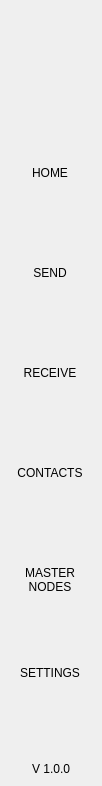
<?xml version="1.0" encoding="UTF-8"?>
<ui version="4.0">
 <class>NavMenuWidget</class>
 <widget class="QWidget" name="NavMenuWidget">
  <property name="geometry">
   <rect>
    <x>0</x>
    <y>0</y>
    <width>102</width>
    <height>786</height>
   </rect>
  </property>
  <property name="windowTitle">
   <string>Form</string>
  </property>
  <property name="styleSheet">
   <string notr="true">padding:0px;
border:none;
margin:0px;</string>
  </property>
  <layout class="QVBoxLayout" name="verticalLayout">
   <property name="spacing">
    <number>0</number>
   </property>
   <property name="leftMargin">
    <number>0</number>
   </property>
   <property name="topMargin">
    <number>0</number>
   </property>
   <property name="rightMargin">
    <number>0</number>
   </property>
   <property name="bottomMargin">
    <number>0</number>
   </property>
   <item>
    <widget class="QWidget" name="navContainer_2" native="true">
     <layout class="QVBoxLayout" name="navContainer" stretch="0,0,0,0">
      <property name="spacing">
       <number>0</number>
      </property>
      <property name="leftMargin">
       <number>0</number>
      </property>
      <property name="topMargin">
       <number>0</number>
      </property>
      <property name="rightMargin">
       <number>0</number>
      </property>
      <property name="bottomMargin">
       <number>10</number>
      </property>
      <item>
       <widget class="QPushButton" name="imgLogo">
        <property name="minimumSize">
         <size>
          <width>0</width>
          <height>120</height>
         </size>
        </property>
        <property name="focusPolicy">
         <enum>Qt::NoFocus</enum>
        </property>
        <property name="text">
         <string/>
        </property>
        <property name="iconSize">
         <size>
          <width>64</width>
          <height>64</height>
         </size>
        </property>
       </widget>
      </item>
      <item>
       <widget class="QScrollArea" name="scrollAreaNav">
        <property name="sizePolicy">
         <sizepolicy hsizetype="Expanding" vsizetype="Expanding">
          <horstretch>0</horstretch>
          <verstretch>0</verstretch>
         </sizepolicy>
        </property>
        <property name="minimumSize">
         <size>
          <width>0</width>
          <height>0</height>
         </size>
        </property>
        <property name="styleSheet">
         <string notr="true">QScrollBar {
height:0px;
 width:0px;
}

#scrollAreaNav{
background-color:transparent;
}</string>
        </property>
        <property name="horizontalScrollBarPolicy">
         <enum>Qt::ScrollBarAlwaysOff</enum>
        </property>
        <property name="sizeAdjustPolicy">
         <enum>QAbstractScrollArea::AdjustToContents</enum>
        </property>
        <property name="widgetResizable">
         <bool>true</bool>
        </property>
        <property name="alignment">
         <set>Qt::AlignLeading|Qt::AlignLeft|Qt::AlignTop</set>
        </property>
        <widget class="QWidget" name="scrollAreaNavVert">
         <property name="geometry">
          <rect>
           <x>0</x>
           <y>0</y>
           <width>100</width>
           <height>640</height>
          </rect>
         </property>
         <property name="sizePolicy">
          <sizepolicy hsizetype="Preferred" vsizetype="Expanding">
           <horstretch>0</horstretch>
           <verstretch>0</verstretch>
          </sizepolicy>
         </property>
         <property name="minimumSize">
          <size>
           <width>0</width>
           <height>0</height>
          </size>
         </property>
         <property name="autoFillBackground">
          <bool>false</bool>
         </property>
         <property name="styleSheet">
          <string notr="true">#scrollAreaNavVert{
background-color:transparent;
}</string>
         </property>
         <layout class="QVBoxLayout" name="verticalLayout_3">
          <property name="spacing">
           <number>0</number>
          </property>
          <property name="sizeConstraint">
           <enum>QLayout::SetDefaultConstraint</enum>
          </property>
          <property name="leftMargin">
           <number>0</number>
          </property>
          <property name="topMargin">
           <number>0</number>
          </property>
          <property name="rightMargin">
           <number>0</number>
          </property>
          <property name="bottomMargin">
           <number>0</number>
          </property>
          <item>
           <widget class="QToolButton" name="btnDashboard">
            <property name="minimumSize">
             <size>
              <width>100</width>
              <height>80</height>
             </size>
            </property>
            <property name="text">
             <string>HOME
</string>
            </property>
            <property name="iconSize">
             <size>
              <width>32</width>
              <height>32</height>
             </size>
            </property>
            <property name="checkable">
             <bool>true</bool>
            </property>
            <property name="checked">
             <bool>true</bool>
            </property>
            <property name="autoExclusive">
             <bool>true</bool>
            </property>
           </widget>
          </item>
          <item>
           <widget class="QToolButton" name="btnSend">
            <property name="minimumSize">
             <size>
              <width>100</width>
              <height>80</height>
             </size>
            </property>
            <property name="text">
             <string>SEND
</string>
            </property>
            <property name="iconSize">
             <size>
              <width>32</width>
              <height>32</height>
             </size>
            </property>
            <property name="checkable">
             <bool>true</bool>
            </property>
            <property name="autoExclusive">
             <bool>true</bool>
            </property>
           </widget>
          </item>
          <item>
           <widget class="QToolButton" name="btnReceive">
            <property name="minimumSize">
             <size>
              <width>100</width>
              <height>80</height>
             </size>
            </property>
            <property name="text">
             <string>RECEIVE
</string>
            </property>
            <property name="checkable">
             <bool>true</bool>
            </property>
            <property name="autoExclusive">
             <bool>true</bool>
            </property>
           </widget>
          </item>
          <item>
           <widget class="QToolButton" name="btnAddress">
            <property name="minimumSize">
             <size>
              <width>100</width>
              <height>80</height>
             </size>
            </property>
            <property name="text">
             <string>CONTACTS
</string>
            </property>
            <property name="iconSize">
             <size>
              <width>32</width>
              <height>32</height>
             </size>
            </property>
            <property name="checkable">
             <bool>true</bool>
            </property>
            <property name="autoExclusive">
             <bool>true</bool>
            </property>
           </widget>
          </item>
          <item>
           <widget class="QToolButton" name="btnMaster">
	   <property name="visible">
   	    <bool>false</bool>
	   </property>
            <property name="minimumSize">
             <size>
              <width>100</width>
              <height>80</height>
             </size>
            </property>
            <property name="text">
             <string>MASTER
NODES</string>
            </property>
            <property name="iconSize">
             <size>
              <width>32</width>
              <height>32</height>
             </size>
            </property>
            <property name="checkable">
             <bool>true</bool>
            </property>
            <property name="autoExclusive">
             <bool>true</bool>
            </property>
           </widget>
          </item>
          <item>
           <widget class="QToolButton" name="btnSettings">
            <property name="minimumSize">
             <size>
              <width>100</width>
              <height>80</height>
             </size>
            </property>
            <property name="text">
             <string>SETTINGS
</string>
            </property>
            <property name="iconSize">
             <size>
              <width>32</width>
              <height>32</height>
             </size>
            </property>
            <property name="checkable">
             <bool>true</bool>
            </property>
            <property name="autoExclusive">
             <bool>true</bool>
            </property>
           </widget>
          </item>
         </layout>
        </widget>
       </widget>
      </item>
      <item>
       <spacer name="verticalSpacer">
        <property name="orientation">
         <enum>Qt::Vertical</enum>
        </property>
        <property name="sizeType">
         <enum>QSizePolicy::Minimum</enum>
        </property>
        <property name="sizeHint" stdset="0">
         <size>
          <width>20</width>
          <height>20</height>
         </size>
        </property>
       </spacer>
      </item>
      <item alignment="Qt::AlignHCenter">
       <widget class="QLabel" name="labelVersion">
        <property name="maximumSize">
         <size>
          <width>16777215</width>
          <height>60</height>
         </size>
        </property>
        <property name="text">
         <string>V 1.0.0</string>
        </property>
        <property name="alignment">
         <set>Qt::AlignBottom|Qt::AlignHCenter</set>
        </property>
       </widget>
      </item>
     </layout>
    </widget>
   </item>
  </layout>
 </widget>
 <resources/>
 <connections/>
</ui>
